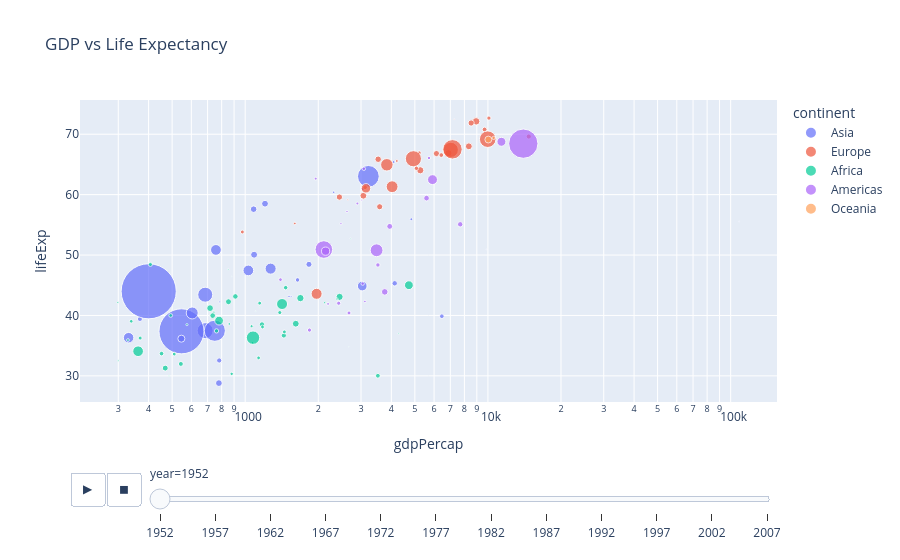

Here is the notebook cell this chart was saved with:
### Code cell
fig = px.scatter(df,x = 'gdpPercap', y = 'lifeExp',color = 'continent',
                 size = 'pop', hover_name= 'country', title = 'GDP vs Life Expectancy', 
                 animation_frame = 'year', animation_group = 'country', log_x = True,
                 size_max = 60)
fig.show()

### Figure 1 — Plotly figure (JSON) as saved in the notebook; plotly's stock layout.template omitted (floating-point values rounded to 4 significant figures)
{"data": [{"hovertemplate": "<b>%{hovertext}</b><br><br>continent=Asia<br>year=1952<br>gdpPercap=%{x}<br>lifeExp=%{y}<br>pop=%{marker.size}<extra></extra>", "hovertext": ["Afghanistan", "Bahrain", "Bangladesh", "Cambodia", "China", "Hong Kong, China", "India", "Indonesia", "Iran", "Iraq", "Israel", "Japan", "Jordan", "Korea, Dem. Rep.", "Korea, Rep.", "Kuwait", "Lebanon", "Malaysia", "Mongolia", "Myanmar", "Nepal", "Oman", "Pakistan", "Philippines", "Saudi Arabia", "Singapore", "Sri Lanka", "Syria", "Taiwan", "Thailand", "Vietnam", "West Bank and Gaza", "Yemen, Rep."], "ids": ["Afghanistan", "Bahrain", "Bangladesh", "Cambodia", "China", "Hong Kong, China", "India", "Indonesia", "Iran", "Iraq", "Israel", "Japan", "Jordan", "Korea, Dem. Rep.", "Korea, Rep.", "Kuwait", "Lebanon", "Malaysia", "Mongolia", "Myanmar", "Nepal", "Oman", "Pakistan", "Philippines", "Saudi Arabia", "Singapore", "Sri Lanka", "Syria", "Taiwan", "Thailand", "Vietnam", "West Bank and Gaza", "Yemen, Rep."], "legendgroup": "Asia", "marker": {"color": "#636efa", "size": [8425333, 120447, 46886859, 4693836, 556263527, 2125900, 372000000, 82052000, 17272000, 5441766, 1620914, 86459025, 607914, 8865488, 20947571, 160000, 1439529, 6748378, 800663, 20092996, 9182536, 507833, 41346560, 22438691, 4005677, 1127000, 7982342, 3661549, 8550362, 21289402, 26246839, 1030585, 4963829], "sizemode": "area", "sizeref": 366300.0, "symbol": "circle"}, "mode": "markers", "name": "Asia", "orientation": "v", "showlegend": true, "type": "scatter", "x": [779.4, 9867.0, 684.2, 368.5, 400.4, 3054.0, 546.6, 749.7, 3035.0, 4130.0, 4087.0, 3217.0, 1547.0, 1088.0, 1031.0, 108400.0, 4835.0, 1831.0, 786.6, 331.0, 545.9, 1828.0, 684.6, 1273.0, 6460.0, 2315.0, 1084.0, 1643.0, 1207.0, 757.8, 605.1, 1516.0, 781.7], "xaxis": "x", "y": [28.8, 50.94, 37.48, 39.42, 44.0, 60.96, 37.37, 37.47, 44.87, 45.32, 65.39, 63.03, 43.16, 50.06, 47.45, 55.56, 55.93, 48.46, 42.24, 36.32, 36.16, 37.58, 43.44, 47.75, 39.88, 60.4, 57.59, 45.88, 58.5, 50.85, 40.41, 43.16, 32.55], "yaxis": "y"}, {"hovertemplate": "<b>%{hovertext}</b><br><br>continent=Europe<br>year=1952<br>gdpPercap=%{x}<br>lifeExp=%{y}<br>pop=%{marker.size}<extra></extra>", "hovertext": ["Albania", "Austria", "Belgium", "Bosnia and Herzegovina", "Bulgaria", "Croatia", "Czech Republic", "Denmark", "Finland", "France", "Germany", "Greece", "Hungary", "Iceland", "Ireland", "Italy", "Montenegro", "Netherlands", "Norway", "Poland", "Portugal", "Romania", "Serbia", "Slovak Republic", "Slovenia", "Spain", "Sweden", "Switzerland", "Turkey", "United Kingdom"], "ids": ["Albania", "Austria", "Belgium", "Bosnia and Herzegovina", "Bulgaria", "Croatia", "Czech Republic", "Denmark", "Finland", "France", "Germany", "Greece", "Hungary", "Iceland", "Ireland", "Italy", "Montenegro", "Netherlands", "Norway", "Poland", "Portugal", "Romania", "Serbia", "Slovak Republic", "Slovenia", "Spain", "Sweden", "Switzerland", "Turkey", "United Kingdom"], "legendgroup": "Europe", "marker": {"color": "#EF553B", "size": [1282697, 6927772, 8730405, 2791000, 7274900, 3882229, 9125183, 4334000, 4090500, 42459667, 69145952, 7733250, 9504000, 147962, 2952156, 47666000, 413834, 10381988, 3327728, 25730551, 8526050, 16630000, 6860147, 3558137, 1489518, 28549870, 7124673, 4815000, 22235677, 50430000], "sizemode": "area", "sizeref": 366300.0, "symbol": "circle"}, "mode": "markers", "name": "Europe", "orientation": "v", "showlegend": true, "type": "scatter", "x": [1601.0, 6137.0, 8343.0, 973.5, 2444.0, 3119.0, 6876.0, 9692.0, 6425.0, 7030.0, 7144.0, 3531.0, 5264.0, 7268.0, 5210.0, 4931.0, 2648.0, 8942.0, 10100.0, 4029.0, 3068.0, 3145.0, 3581.0, 5075.0, 4215.0, 3834.0, 8528.0, 14730.0, 1969.0, 9980.0], "xaxis": "x", "y": [55.23, 66.8, 68.0, 53.82, 59.6, 61.21, 66.87, 70.78, 66.55, 67.41, 67.5, 65.86, 64.03, 72.49, 66.91, 65.94, 59.16, 72.13, 72.67, 61.31, 59.82, 61.05, 58.0, 64.36, 65.57, 64.94, 71.86, 69.62, 43.59, 69.18], "yaxis": "y"}, {"hovertemplate": "<b>%{hovertext}</b><br><br>continent=Africa<br>year=1952<br>gdpPercap=%{x}<br>lifeExp=%{y}<br>pop=%{marker.size}<extra></extra>", "hovertext": ["Algeria", "Angola", "Benin", "Botswana", "Burkina Faso", "Burundi", "Cameroon", "Central African Republic", "Chad", "Comoros", "Congo, Dem. Rep.", "Congo, Rep.", "Cote d'Ivoire", "Djibouti", "Egypt", "Equatorial Guinea", "Eritrea", "Ethiopia", "Gabon", "Gambia", "Ghana", "Guinea", "Guinea-Bissau", "Kenya", "Lesotho", "Liberia", "Libya", "Madagascar", "Malawi", "Mali", "Mauritania", "Mauritius", "Morocco", "Mozambique", "Namibia", "Niger", "Nigeria", "Reunion", "Rwanda", "Sao Tome and Principe", "Senegal", "Sierra Leone", "Somalia", "South Africa", "Sudan", "Swaziland", "Tanzania", "Togo", "Tunisia", "Uganda", "Zambia", "Zimbabwe"], "ids": ["Algeria", "Angola", "Benin", "Botswana", "Burkina Faso", "Burundi", "Cameroon", "Central African Republic", "Chad", "Comoros", "Congo, Dem. Rep.", "Congo, Rep.", "Cote d'Ivoire", "Djibouti", "Egypt", "Equatorial Guinea", "Eritrea", "Ethiopia", "Gabon", "Gambia", "Ghana", "Guinea", "Guinea-Bissau", "Kenya", "Lesotho", "Liberia", "Libya", "Madagascar", "Malawi", "Mali", "Mauritania", "Mauritius", "Morocco", "Mozambique", "Namibia", "Niger", "Nigeria", "Reunion", "Rwanda", "Sao Tome and Principe", "Senegal", "Sierra Leone", "Somalia", "South Africa", "Sudan", "Swaziland", "Tanzania", "Togo", "Tunisia", "Uganda", "Zambia", "Zimbabwe"], "legendgroup": "Africa", "marker": {"color": "#00cc96", "size": [9279525, 4232095, 1738315, 442308, 4469979, 2445618, 5009067, 1291695, 2682462, 153936, 14100005, 854885, 2977019, 63149, 22223309, 216964, 1438760, 20860941, 420702, 284320, 5581001, 2664249, 580653, 6464046, 748747, 863308, 1019729, 4762912, 2917802, 3838168, 1022556, 516556, 9939217, 6446316, 485831, 3379468, 33119096, 257700, 2534927, 60011, 2755589, 2143249, 2526994, 14264935, 8504667, 290243, 8322925, 1219113, 3647735, 5824797, 2672000, 3080907], "sizemode": "area", "sizeref": 366300.0, "symbol": "circle"}, "mode": "markers", "name": "Africa", "orientation": "v", "showlegend": true, "type": "scatter", "x": [2449.0, 3521.0, 1063.0, 851.2, 543.3, 339.3, 1173.0, 1071.0, 1179.0, 1103.0, 780.5, 2126.0, 1389.0, 2670.0, 1419.0, 375.6, 328.9, 362.1, 4293.0, 485.2, 911.3, 510.2, 299.9, 853.5, 298.8, 575.6, 2388.0, 1443.0, 369.2, 452.3, 743.1, 1968.0, 1688.0, 468.5, 2424.0, 761.9, 1077.0, 2719.0, 493.3, 879.6, 1450.0, 879.8, 1136.0, 4725.0, 1616.0, 1148.0, 716.7, 859.8, 1468.0, 734.8, 1147.0, 406.9], "xaxis": "x", "y": [43.08, 30.02, 38.22, 47.62, 31.98, 39.03, 38.52, 35.46, 38.09, 40.72, 39.14, 42.11, 40.48, 34.81, 41.89, 34.48, 35.93, 34.08, 37.0, 30.0, 43.15, 33.61, 32.5, 42.27, 42.14, 38.48, 42.72, 36.68, 36.26, 33.69, 40.54, 50.99, 42.87, 31.29, 41.73, 37.44, 36.32, 52.72, 40.0, 46.47, 37.28, 30.33, 32.98, 45.01, 38.63, 41.41, 41.22, 38.6, 44.6, 39.98, 42.04, 48.45], "yaxis": "y"}, {"hovertemplate": "<b>%{hovertext}</b><br><br>continent=Americas<br>year=1952<br>gdpPercap=%{x}<br>lifeExp=%{y}<br>pop=%{marker.size}<extra></extra>", "hovertext": ["Argentina", "Bolivia", "Brazil", "Canada", "Chile", "Colombia", "Costa Rica", "Cuba", "Dominican Republic", "Ecuador", "El Salvador", "Guatemala", "Haiti", "Honduras", "Jamaica", "Mexico", "Nicaragua", "Panama", "Paraguay", "Peru", "Puerto Rico", "Trinidad and Tobago", "United States", "Uruguay", "Venezuela"], "ids": ["Argentina", "Bolivia", "Brazil", "Canada", "Chile", "Colombia", "Costa Rica", "Cuba", "Dominican Republic", "Ecuador", "El Salvador", "Guatemala", "Haiti", "Honduras", "Jamaica", "Mexico", "Nicaragua", "Panama", "Paraguay", "Peru", "Puerto Rico", "Trinidad and Tobago", "United States", "Uruguay", "Venezuela"], "legendgroup": "Americas", "marker": {"color": "#ab63fa", "size": [17876956, 2883315, 56602560, 14785584, 6377619, 12350771, 926317, 6007797, 2491346, 3548753, 2042865, 3146381, 3201488, 1517453, 1426095, 30144317, 1165790, 940080, 1555876, 8025700, 2227000, 662850, 157553000, 2252965, 5439568], "sizemode": "area", "sizeref": 366300.0, "symbol": "circle"}, "mode": "markers", "name": "Americas", "orientation": "v", "showlegend": true, "type": "scatter", "x": [5911.0, 2677.0, 2109.0, 11370.0, 3940.0, 2144.0, 2627.0, 5587.0, 1398.0, 3522.0, 3048.0, 2428.0, 1840.0, 2195.0, 2899.0, 3478.0, 3112.0, 2480.0, 1952.0, 3759.0, 3082.0, 3023.0, 13990.0, 5717.0, 7690.0], "xaxis": "x", "y": [62.48, 40.41, 50.92, 68.75, 54.74, 50.64, 57.21, 59.42, 45.93, 48.36, 45.26, 42.02, 37.58, 41.91, 58.53, 50.79, 42.31, 55.19, 62.65, 43.9, 64.28, 59.1, 68.44, 66.07, 55.09], "yaxis": "y"}, {"hovertemplate": "<b>%{hovertext}</b><br><br>continent=Oceania<br>year=1952<br>gdpPercap=%{x}<br>lifeExp=%{y}<br>pop=%{marker.size}<extra></extra>", "hovertext": ["Australia", "New Zealand"], "ids": ["Australia", "New Zealand"], "legendgroup": "Oceania", "marker": {"color": "#FFA15A", "size": [8691212, 1994794], "sizemode": "area", "sizeref": 366300.0, "symbol": "circle"}, "mode": "markers", "name": "Oceania", "orientation": "v", "showlegend": true, "type": "scatter", "x": [10040.0, 10560.0], "xaxis": "x", "y": [69.12, 69.39], "yaxis": "y"}], "layout": {"legend": {"itemsizing": "constant", "title": {"text": "continent"}, "tracegroupgap": 0}, "sliders": [{"active": 0, "currentvalue": {"prefix": "year="}, "len": 0.9, "pad": {"b": 10, "t": 60}, "steps": [{"args": [["1952"], {"frame": {"duration": 0, "redraw": false}, "fromcurrent": true, "mode": "immediate", "transition": {"duration": 0, "easing": "linear"}}], "label": "1952", "method": "animate"}, {"args": [["1957"], {"frame": {"duration": 0, "redraw": false}, "fromcurrent": true, "mode": "immediate", "transition": {"duration": 0, "easing": "linear"}}], "label": "1957", "method": "animate"}, {"args": [["1962"], {"frame": {"duration": 0, "redraw": false}, "fromcurrent": true, "mode": "immediate", "transition": {"duration": 0, "easing": "linear"}}], "label": "1962", "method": "animate"}, {"args": [["1967"], {"frame": {"duration": 0, "redraw": false}, "fromcurrent": true, "mode": "immediate", "transition": {"duration": 0, "easing": "linear"}}], "label": "1967", "method": "animate"}, {"args": [["1972"], {"frame": {"duration": 0, "redraw": false}, "fromcurrent": true, "mode": "immediate", "transition": {"duration": 0, "easing": "linear"}}], "label": "1972", "method": "animate"}, {"args": [["1977"], {"frame": {"duration": 0, "redraw": false}, "fromcurrent": true, "mode": "immediate", "transition": {"duration": 0, "easing": "linear"}}], "label": "1977", "method": "animate"}, {"args": [["1982"], {"frame": {"duration": 0, "redraw": false}, "fromcurrent": true, "mode": "immediate", "transition": {"duration": 0, "easing": "linear"}}], "label": "1982", "method": "animate"}, {"args": [["1987"], {"frame": {"duration": 0, "redraw": false}, "fromcurrent": true, "mode": "immediate", "transition": {"duration": 0, "easing": "linear"}}], "label": "1987", "method": "animate"}, {"args": [["1992"], {"frame": {"duration": 0, "redraw": false}, "fromcurrent": true, "mode": "immediate", "transition": {"duration": 0, "easing": "linear"}}], "label": "1992", "method": "animate"}, {"args": [["1997"], {"frame": {"duration": 0, "redraw": false}, "fromcurrent": true, "mode": "immediate", "transition": {"duration": 0, "easing": "linear"}}], "label": "1997", "method": "animate"}, {"args": [["2002"], {"frame": {"duration": 0, "redraw": false}, "fromcurrent": true, "mode": "immediate", "transition": {"duration": 0, "easing": "linear"}}], "label": "2002", "method": "animate"}, {"args": [["2007"], {"frame": {"duration": 0, "redraw": false}, "fromcurrent": true, "mode": "immediate", "transition": {"duration": 0, "easing": "linear"}}], "label": "2007", "method": "animate"}], "x": 0.1, "xanchor": "left", "y": 0, "yanchor": "top"}], "title": {"text": "GDP vs Life Expectancy"}, "updatemenus": [{"buttons": [{"args": [null, {"frame": {"duration": 500, "redraw": false}, "fromcurrent": true, "mode": "immediate", "transition": {"duration": 500, "easing": "linear"}}], "label": "&#9654;", "method": "animate"}, {"args": [[null], {"frame": {"duration": 0, "redraw": false}, "fromcurrent": true, "mode": "immediate", "transition": {"duration": 0, "easing": "linear"}}], "label": "&#9724;", "method": "animate"}], "direction": "left", "pad": {"r": 10, "t": 70}, "showactive": false, "type": "buttons", "x": 0.1, "xanchor": "right", "y": 0, "yanchor": "top"}], "xaxis": {"anchor": "y", "domain": [0, 1], "title": {"text": "gdpPercap"}, "type": "log"}, "yaxis": {"anchor": "x", "domain": [0, 1], "title": {"text": "lifeExp"}}}}
